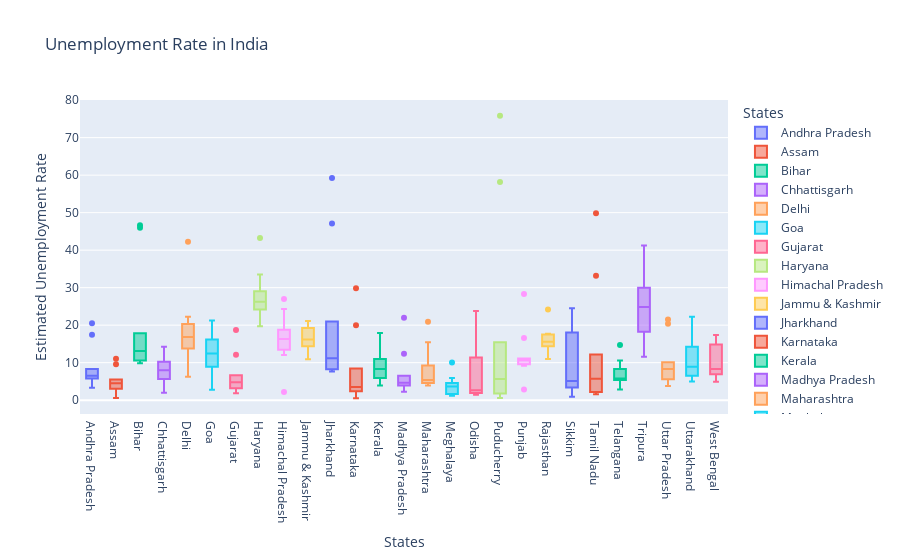

Notebook code cell kept with this figure:
### Code cell
fig = px.box(df,x='States',y='Estimated Unemployment Rate',color='States',title='Unemployment Rate in India')
fig.show()

### Figure 1 — Plotly figure (JSON) as saved in the notebook; plotly's stock layout.template omitted (floating-point values rounded to 4 significant figures)
{"data": [{"alignmentgroup": "True", "hovertemplate": "States=%{x}<br>Estimated Unemployment Rate=%{y}<extra></extra>", "legendgroup": "Andhra Pradesh", "marker": {"color": "#636efa"}, "name": "Andhra Pradesh", "notched": false, "offsetgroup": "Andhra Pradesh", "orientation": "v", "showlegend": true, "type": "box", "x": ["Andhra Pradesh", "Andhra Pradesh", "Andhra Pradesh", "Andhra Pradesh", "Andhra Pradesh", "Andhra Pradesh", "Andhra Pradesh", "Andhra Pradesh", "Andhra Pradesh", "Andhra Pradesh"], "x0": " ", "xaxis": "x", "y": [5.48, 5.83, 5.79, 20.51, 17.43, 3.31, 8.34, 6.96, 6.4, 6.59], "y0": " ", "yaxis": "y"}, {"alignmentgroup": "True", "hovertemplate": "States=%{x}<br>Estimated Unemployment Rate=%{y}<extra></extra>", "legendgroup": "Assam", "marker": {"color": "#EF553B"}, "name": "Assam", "notched": false, "offsetgroup": "Assam", "orientation": "v", "showlegend": true, "type": "box", "x": ["Assam", "Assam", "Assam", "Assam", "Assam", "Assam", "Assam", "Assam", "Assam", "Assam"], "x0": " ", "xaxis": "x", "y": [4.66, 4.41, 4.77, 11.06, 9.55, 0.6, 3.77, 5.53, 1.19, 3.02], "y0": " ", "yaxis": "y"}, {"alignmentgroup": "True", "hovertemplate": "States=%{x}<br>Estimated Unemployment Rate=%{y}<extra></extra>", "legendgroup": "Bihar", "marker": {"color": "#00cc96"}, "name": "Bihar", "notched": false, "offsetgroup": "Bihar", "orientation": "v", "showlegend": true, "type": "box", "x": ["Bihar", "Bihar", "Bihar", "Bihar", "Bihar", "Bihar", "Bihar", "Bihar", "Bihar", "Bihar"], "x0": " ", "xaxis": "x", "y": [10.61, 10.29, 15.43, 46.64, 45.96, 17.82, 12.79, 13.44, 11.91, 9.82], "y0": " ", "yaxis": "y"}, {"alignmentgroup": "True", "hovertemplate": "States=%{x}<br>Estimated Unemployment Rate=%{y}<extra></extra>", "legendgroup": "Chhattisgarh", "marker": {"color": "#ab63fa"}, "name": "Chhattisgarh", "notched": false, "offsetgroup": "Chhattisgarh", "orientation": "v", "showlegend": true, "type": "box", "x": ["Chhattisgarh", "Chhattisgarh", "Chhattisgarh", "Chhattisgarh", "Chhattisgarh", "Chhattisgarh", "Chhattisgarh", "Chhattisgarh", "Chhattisgarh", "Chhattisgarh"], "x0": " ", "xaxis": "x", "y": [9.65, 8.38, 7.54, 3.41, 10.5, 14.23, 10.27, 5.63, 1.96, 6.62], "y0": " ", "yaxis": "y"}, {"alignmentgroup": "True", "hovertemplate": "States=%{x}<br>Estimated Unemployment Rate=%{y}<extra></extra>", "legendgroup": "Delhi", "marker": {"color": "#FFA15A"}, "name": "Delhi", "notched": false, "offsetgroup": "Delhi", "orientation": "v", "showlegend": true, "type": "box", "x": ["Delhi", "Delhi", "Delhi", "Delhi", "Delhi", "Delhi", "Delhi", "Delhi", "Delhi", "Delhi"], "x0": " ", "xaxis": "x", "y": [22.23, 14.84, 17.04, 16.68, 42.27, 18.19, 20.3, 13.79, 12.53, 6.27], "y0": " ", "yaxis": "y"}, {"alignmentgroup": "True", "hovertemplate": "States=%{x}<br>Estimated Unemployment Rate=%{y}<extra></extra>", "legendgroup": "Goa", "marker": {"color": "#19d3f3"}, "name": "Goa", "notched": false, "offsetgroup": "Goa", "orientation": "v", "showlegend": true, "type": "box", "x": ["Goa", "Goa", "Goa", "Goa", "Goa", "Goa", "Goa", "Goa", "Goa", "Goa"], "x0": " ", "xaxis": "x", "y": [8.89, 2.81, 5.25, 13.31, 21.25, 9.96, 17.07, 16.21, 15.38, 11.54], "y0": " ", "yaxis": "y"}, {"alignmentgroup": "True", "hovertemplate": "States=%{x}<br>Estimated Unemployment Rate=%{y}<extra></extra>", "legendgroup": "Gujarat", "marker": {"color": "#FF6692"}, "name": "Gujarat", "notched": false, "offsetgroup": "Gujarat", "orientation": "v", "showlegend": true, "type": "box", "x": ["Gujarat", "Gujarat", "Gujarat", "Gujarat", "Gujarat", "Gujarat", "Gujarat", "Gujarat", "Gujarat", "Gujarat"], "x0": " ", "xaxis": "x", "y": [5.54, 6.38, 6.66, 18.71, 12.11, 3.2, 1.84, 1.87, 3.42, 4.03], "y0": " ", "yaxis": "y"}, {"alignmentgroup": "True", "hovertemplate": "States=%{x}<br>Estimated Unemployment Rate=%{y}<extra></extra>", "legendgroup": "Haryana", "marker": {"color": "#B6E880"}, "name": "Haryana", "notched": false, "offsetgroup": "Haryana", "orientation": "v", "showlegend": true, "type": "box", "x": ["Haryana", "Haryana", "Haryana", "Haryana", "Haryana", "Haryana", "Haryana", "Haryana", "Haryana", "Haryana"], "x0": " ", "xaxis": "x", "y": [20.34, 25.77, 25.05, 43.22, 29.02, 26.7, 24.18, 33.5, 19.68, 27.31], "y0": " ", "yaxis": "y"}, {"alignmentgroup": "True", "hovertemplate": "States=%{x}<br>Estimated Unemployment Rate=%{y}<extra></extra>", "legendgroup": "Himachal Pradesh", "marker": {"color": "#FF97FF"}, "name": "Himachal Pradesh", "notched": false, "offsetgroup": "Himachal Pradesh", "orientation": "v", "showlegend": true, "type": "box", "x": ["Himachal Pradesh", "Himachal Pradesh", "Himachal Pradesh", "Himachal Pradesh", "Himachal Pradesh", "Himachal Pradesh", "Himachal Pradesh", "Himachal Pradesh", "Himachal Pradesh", "Himachal Pradesh"], "x0": " ", "xaxis": "x", "y": [16.83, 16.84, 18.76, 2.2, 26.95, 13.47, 24.31, 15.79, 12.04, 13.46], "y0": " ", "yaxis": "y"}, {"alignmentgroup": "True", "hovertemplate": "States=%{x}<br>Estimated Unemployment Rate=%{y}<extra></extra>", "legendgroup": "Jammu & Kashmir", "marker": {"color": "#FECB52"}, "name": "Jammu & Kashmir", "notched": false, "offsetgroup": "Jammu & Kashmir", "orientation": "v", "showlegend": true, "type": "box", "x": ["Jammu & Kashmir", "Jammu & Kashmir", "Jammu & Kashmir", "Jammu & Kashmir", "Jammu & Kashmir", "Jammu & Kashmir", "Jammu & Kashmir", "Jammu & Kashmir", "Jammu & Kashmir"], "x0": " ", "xaxis": "x", "y": [21.08, 20.78, 15.5, 18.74, 17.92, 10.88, 11.09, 16.17, 16.14], "y0": " ", "yaxis": "y"}, {"alignmentgroup": "True", "hovertemplate": "States=%{x}<br>Estimated Unemployment Rate=%{y}<extra></extra>", "legendgroup": "Jharkhand", "marker": {"color": "#636efa"}, "name": "Jharkhand", "notched": false, "offsetgroup": "Jharkhand", "orientation": "v", "showlegend": true, "type": "box", "x": ["Jharkhand", "Jharkhand", "Jharkhand", "Jharkhand", "Jharkhand", "Jharkhand", "Jharkhand", "Jharkhand", "Jharkhand", "Jharkhand"], "x0": " ", "xaxis": "x", "y": [10.61, 11.85, 8.23, 47.09, 59.23, 20.95, 7.63, 9.76, 8.24, 11.8], "y0": " ", "yaxis": "y"}, {"alignmentgroup": "True", "hovertemplate": "States=%{x}<br>Estimated Unemployment Rate=%{y}<extra></extra>", "legendgroup": "Karnataka", "marker": {"color": "#EF553B"}, "name": "Karnataka", "notched": false, "offsetgroup": "Karnataka", "orientation": "v", "showlegend": true, "type": "box", "x": ["Karnataka", "Karnataka", "Karnataka", "Karnataka", "Karnataka", "Karnataka", "Karnataka", "Karnataka", "Karnataka", "Karnataka"], "x0": " ", "xaxis": "x", "y": [2.86, 3.61, 3.46, 29.84, 19.97, 8.44, 4.01, 0.5, 2.41, 1.58], "y0": " ", "yaxis": "y"}, {"alignmentgroup": "True", "hovertemplate": "States=%{x}<br>Estimated Unemployment Rate=%{y}<extra></extra>", "legendgroup": "Kerala", "marker": {"color": "#00cc96"}, "name": "Kerala", "notched": false, "offsetgroup": "Kerala", "orientation": "v", "showlegend": true, "type": "box", "x": ["Kerala", "Kerala", "Kerala", "Kerala", "Kerala", "Kerala", "Kerala", "Kerala", "Kerala", "Kerala"], "x0": " ", "xaxis": "x", "y": [5.31, 7.6, 8.99, 16.99, 17.88, 9.71, 7.09, 10.98, 5.91, 3.88], "y0": " ", "yaxis": "y"}, {"alignmentgroup": "True", "hovertemplate": "States=%{x}<br>Estimated Unemployment Rate=%{y}<extra></extra>", "legendgroup": "Madhya Pradesh", "marker": {"color": "#ab63fa"}, "name": "Madhya Pradesh", "notched": false, "offsetgroup": "Madhya Pradesh", "orientation": "v", "showlegend": true, "type": "box", "x": ["Madhya Pradesh", "Madhya Pradesh", "Madhya Pradesh", "Madhya Pradesh", "Madhya Pradesh", "Madhya Pradesh", "Madhya Pradesh", "Madhya Pradesh", "Madhya Pradesh", "Madhya Pradesh"], "x0": " ", "xaxis": "x", "y": [4.11, 4.57, 2.22, 12.36, 21.98, 6.48, 5.08, 4.7, 3.91, 3.13], "y0": " ", "yaxis": "y"}, {"alignmentgroup": "True", "hovertemplate": "States=%{x}<br>Estimated Unemployment Rate=%{y}<extra></extra>", "legendgroup": "Maharashtra", "marker": {"color": "#FFA15A"}, "name": "Maharashtra", "notched": false, "offsetgroup": "Maharashtra", "orientation": "v", "showlegend": true, "type": "box", "x": ["Maharashtra", "Maharashtra", "Maharashtra", "Maharashtra", "Maharashtra", "Maharashtra", "Maharashtra", "Maharashtra", "Maharashtra", "Maharashtra"], "x0": " ", "xaxis": "x", "y": [4.95, 4.69, 5.79, 20.9, 15.46, 9.23, 3.89, 6.23, 4.55, 4.1], "y0": " ", "yaxis": "y"}, {"alignmentgroup": "True", "hovertemplate": "States=%{x}<br>Estimated Unemployment Rate=%{y}<extra></extra>", "legendgroup": "Meghalaya", "marker": {"color": "#19d3f3"}, "name": "Meghalaya", "notched": false, "offsetgroup": "Meghalaya", "orientation": "v", "showlegend": true, "type": "box", "x": ["Meghalaya", "Meghalaya", "Meghalaya", "Meghalaya", "Meghalaya", "Meghalaya", "Meghalaya", "Meghalaya", "Meghalaya", "Meghalaya"], "x0": " ", "xaxis": "x", "y": [1.66, 3.59, 1.58, 10.03, 5.92, 1.15, 2.1, 3.74, 4.29, 4.6], "y0": " ", "yaxis": "y"}, {"alignmentgroup": "True", "hovertemplate": "States=%{x}<br>Estimated Unemployment Rate=%{y}<extra></extra>", "legendgroup": "Odisha", "marker": {"color": "#FF6692"}, "name": "Odisha", "notched": false, "offsetgroup": "Odisha", "orientation": "v", "showlegend": true, "type": "box", "x": ["Odisha", "Odisha", "Odisha", "Odisha", "Odisha", "Odisha", "Odisha", "Odisha", "Odisha", "Odisha"], "x0": " ", "xaxis": "x", "y": [1.9, 3.12, 13.08, 23.76, 11.41, 3.77, 1.88, 1.42, 2.1, 2.18], "y0": " ", "yaxis": "y"}, {"alignmentgroup": "True", "hovertemplate": "States=%{x}<br>Estimated Unemployment Rate=%{y}<extra></extra>", "legendgroup": "Puducherry", "marker": {"color": "#B6E880"}, "name": "Puducherry", "notched": false, "offsetgroup": "Puducherry", "orientation": "v", "showlegend": true, "type": "box", "x": ["Puducherry", "Puducherry", "Puducherry", "Puducherry", "Puducherry", "Puducherry", "Puducherry", "Puducherry", "Puducherry", "Puducherry"], "x0": " ", "xaxis": "x", "y": [0.58, 1.76, 1.2, 75.85, 58.19, 4.24, 15.47, 5.05, 10.9, 6.18], "y0": " ", "yaxis": "y"}, {"alignmentgroup": "True", "hovertemplate": "States=%{x}<br>Estimated Unemployment Rate=%{y}<extra></extra>", "legendgroup": "Punjab", "marker": {"color": "#FF97FF"}, "name": "Punjab", "notched": false, "offsetgroup": "Punjab", "orientation": "v", "showlegend": true, "type": "box", "x": ["Punjab", "Punjab", "Punjab", "Punjab", "Punjab", "Punjab", "Punjab", "Punjab", "Punjab", "Punjab"], "x0": " ", "xaxis": "x", "y": [11.11, 10.97, 10.32, 2.86, 28.33, 16.55, 9.19, 10.99, 9.61, 9.88], "y0": " ", "yaxis": "y"}, {"alignmentgroup": "True", "hovertemplate": "States=%{x}<br>Estimated Unemployment Rate=%{y}<extra></extra>", "legendgroup": "Rajasthan", "marker": {"color": "#FECB52"}, "name": "Rajasthan", "notched": false, "offsetgroup": "Rajasthan", "orientation": "v", "showlegend": true, "type": "box", "x": ["Rajasthan", "Rajasthan", "Rajasthan", "Rajasthan", "Rajasthan", "Rajasthan", "Rajasthan", "Rajasthan", "Rajasthan", "Rajasthan"], "x0": " ", "xaxis": "x", "y": [10.97, 15.16, 11.9, 17.7, 15.74, 14.39, 15.81, 17.51, 15.35, 24.15], "y0": " ", "yaxis": "y"}, {"alignmentgroup": "True", "hovertemplate": "States=%{x}<br>Estimated Unemployment Rate=%{y}<extra></extra>", "legendgroup": "Sikkim", "marker": {"color": "#636efa"}, "name": "Sikkim", "notched": false, "offsetgroup": "Sikkim", "orientation": "v", "showlegend": true, "type": "box", "x": ["Sikkim", "Sikkim", "Sikkim", "Sikkim", "Sikkim", "Sikkim", "Sikkim", "Sikkim"], "x0": " ", "xaxis": "x", "y": [23.57, 2.28, 24.51, 4.46, 4.45, 12.49, 5.7, 0.88], "y0": " ", "yaxis": "y"}, {"alignmentgroup": "True", "hovertemplate": "States=%{x}<br>Estimated Unemployment Rate=%{y}<extra></extra>", "legendgroup": "Tamil Nadu", "marker": {"color": "#EF553B"}, "name": "Tamil Nadu", "notched": false, "offsetgroup": "Tamil Nadu", "orientation": "v", "showlegend": true, "type": "box", "x": ["Tamil Nadu", "Tamil Nadu", "Tamil Nadu", "Tamil Nadu", "Tamil Nadu", "Tamil Nadu", "Tamil Nadu", "Tamil Nadu", "Tamil Nadu", "Tamil Nadu"], "x0": " ", "xaxis": "x", "y": [1.57, 2.09, 6.4, 49.83, 33.16, 12.2, 6.81, 2.65, 5, 2.16], "y0": " ", "yaxis": "y"}, {"alignmentgroup": "True", "hovertemplate": "States=%{x}<br>Estimated Unemployment Rate=%{y}<extra></extra>", "legendgroup": "Telangana", "marker": {"color": "#00cc96"}, "name": "Telangana", "notched": false, "offsetgroup": "Telangana", "orientation": "v", "showlegend": true, "type": "box", "x": ["Telangana", "Telangana", "Telangana", "Telangana", "Telangana", "Telangana", "Telangana", "Telangana", "Telangana", "Telangana"], "x0": " ", "xaxis": "x", "y": [5.49, 8.29, 5.77, 6.25, 14.7, 10.55, 5.36, 5.79, 3.27, 2.86], "y0": " ", "yaxis": "y"}, {"alignmentgroup": "True", "hovertemplate": "States=%{x}<br>Estimated Unemployment Rate=%{y}<extra></extra>", "legendgroup": "Tripura", "marker": {"color": "#ab63fa"}, "name": "Tripura", "notched": false, "offsetgroup": "Tripura", "orientation": "v", "showlegend": true, "type": "box", "x": ["Tripura", "Tripura", "Tripura", "Tripura", "Tripura", "Tripura", "Tripura", "Tripura", "Tripura", "Tripura"], "x0": " ", "xaxis": "x", "y": [32.67, 28.4, 29.95, 41.23, 21.51, 21.71, 18.24, 27.92, 17.35, 11.57], "y0": " ", "yaxis": "y"}, {"alignmentgroup": "True", "hovertemplate": "States=%{x}<br>Estimated Unemployment Rate=%{y}<extra></extra>", "legendgroup": "Uttar Pradesh", "marker": {"color": "#FFA15A"}, "name": "Uttar Pradesh", "notched": false, "offsetgroup": "Uttar Pradesh", "orientation": "v", "showlegend": true, "type": "box", "x": ["Uttar Pradesh", "Uttar Pradesh", "Uttar Pradesh", "Uttar Pradesh", "Uttar Pradesh", "Uttar Pradesh", "Uttar Pradesh", "Uttar Pradesh", "Uttar Pradesh", "Uttar Pradesh"], "x0": " ", "xaxis": "x", "y": [7.58, 8.98, 10.11, 21.54, 20.41, 9.47, 5.56, 5.79, 4.18, 3.75], "y0": " ", "yaxis": "y"}, {"alignmentgroup": "True", "hovertemplate": "States=%{x}<br>Estimated Unemployment Rate=%{y}<extra></extra>", "legendgroup": "Uttarakhand", "marker": {"color": "#19d3f3"}, "name": "Uttarakhand", "notched": false, "offsetgroup": "Uttarakhand", "orientation": "v", "showlegend": true, "type": "box", "x": ["Uttarakhand", "Uttarakhand", "Uttarakhand", "Uttarakhand", "Uttarakhand", "Uttarakhand", "Uttarakhand", "Uttarakhand", "Uttarakhand", "Uttarakhand"], "x0": " ", "xaxis": "x", "y": [5.49, 4.99, 19.85, 6.48, 8.01, 8.61, 12.38, 14.26, 22.26, 9.23], "y0": " ", "yaxis": "y"}, {"alignmentgroup": "True", "hovertemplate": "States=%{x}<br>Estimated Unemployment Rate=%{y}<extra></extra>", "legendgroup": "West Bengal", "marker": {"color": "#FF6692"}, "name": "West Bengal", "notched": false, "offsetgroup": "West Bengal", "orientation": "v", "showlegend": true, "type": "box", "x": ["West Bengal", "West Bengal", "West Bengal", "West Bengal", "West Bengal", "West Bengal", "West Bengal", "West Bengal", "West Bengal", "West Bengal"], "x0": " ", "xaxis": "x", "y": [6.94, 4.92, 6.92, 17.41, 17.41, 7.29, 6.83, 14.87, 9.35, 9.98], "y0": " ", "yaxis": "y"}], "layout": {"boxmode": "overlay", "legend": {"title": {"text": "States"}, "tracegroupgap": 0}, "title": {"text": "Unemployment Rate in India"}, "xaxis": {"anchor": "y", "categoryarray": ["Andhra Pradesh", "Assam", "Bihar", "Chhattisgarh", "Delhi", "Goa", "Gujarat", "Haryana", "Himachal Pradesh", "Jammu & Kashmir", "Jharkhand", "Karnataka", "Kerala", "Madhya Pradesh", "Maharashtra", "Meghalaya", "Odisha", "Puducherry", "Punjab", "Rajasthan", "Sikkim", "Tamil Nadu", "Telangana", "Tripura", "Uttar Pradesh", "Uttarakhand", "West Bengal"], "categoryorder": "array", "domain": [0, 1], "title": {"text": "States"}}, "yaxis": {"anchor": "x", "domain": [0, 1], "title": {"text": "Estimated Unemployment Rate"}}}}
